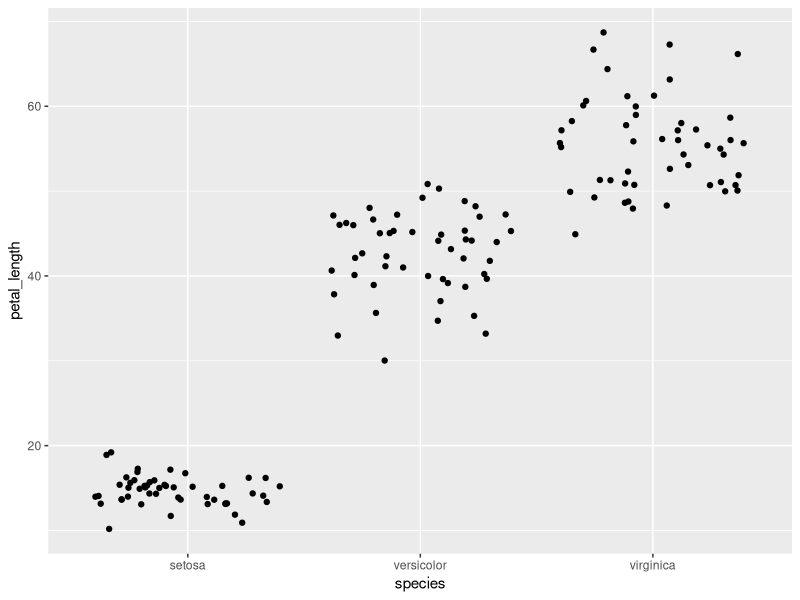
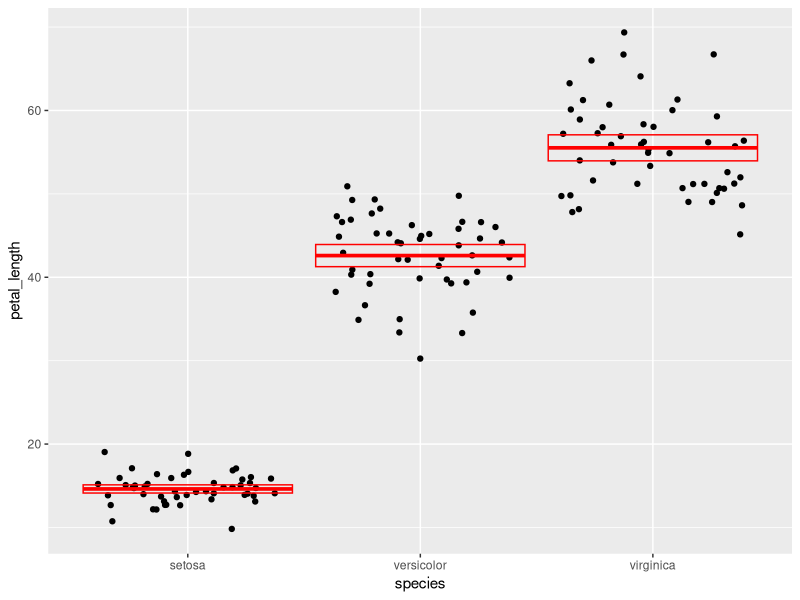
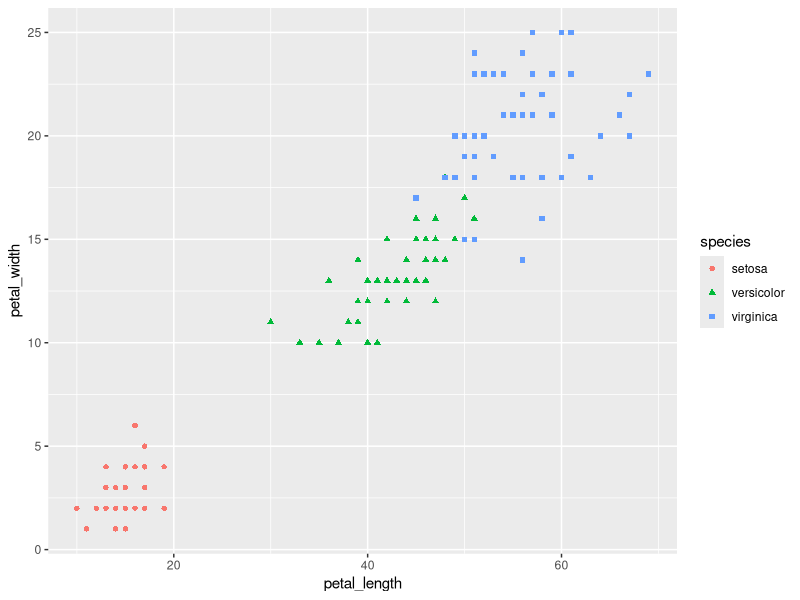

Write the R code that produced these figures, in order. (Note: this script raises an error after producing the figures.)
## ---- chunk 1
library(tidyverse)
## ---- chunk 2
iris <- as_tibble(iris)
iris
## ---- chunk 3
new_titles <- rename(iris,
       sepal_length = Sepal.Length,
       sepal_width = Sepal.Width,
       petal_length = Petal.Length,
       petal_width = Petal.Width,
       species = Species
       )

new_titles
## ---- chunk 4
mm <- mutate(new_titles, sepal_length = sepal_length * 10,
       sepal_width = sepal_width * 10,
       petal_length = petal_length * 10,
       petal_width = petal_width * 10,
       )

mm
## ---- chunk 5
area <- mutate(mm, sepal_area = sepal_length * sepal_width,
       petal_area = petal_length * petal_width
       )

species_area <- select(area, sepal_area, petal_area, species)

species_area
## ---- chunk 6
sepal_summary <- summarize(mm, sampl_size = n(),
        max = max(sepal_length),
        min = min(sepal_length),
        range = max - min,
        median = median(sepal_length),
        q1 = quantile(sepal_length, .25),
        q3 = quantile(sepal_length, .75),
        IQR = IQR(sepal_length)
)

sepal_summary
## ---- chunk 7
species <- group_by(mm, species)

species

new <- summarize(species, sampl_size = n(),
          mean = mean(petal_length),
          sd = sd(petal_length),
          var = var(petal_length),
          se = sd / sqrt(sampl_size),
          UCL = mean + (2*se),
          LCL = mean - (2*se)
)

new

## ---- chunk 8
ggplot(data = species) +
        geom_jitter(mapping = aes(x = species, y = petal_length))
## ---- chunk 9
ggplot(data = species) +
        geom_jitter(mapping = aes(x = species, y = petal_length)) +
        geom_crossbar(
                data = new, 
                mapping = aes(x = species, y = mean, ymax = UCL, ymin = LCL),
                color = "red"
        )
## ---- chunk 10
ggplot(data = species) +
        geom_point(mapping = aes(x = petal_length, y = petal_width, color = species, shape = species))
## ---- chunk 11
sessioninfo::session_info()
